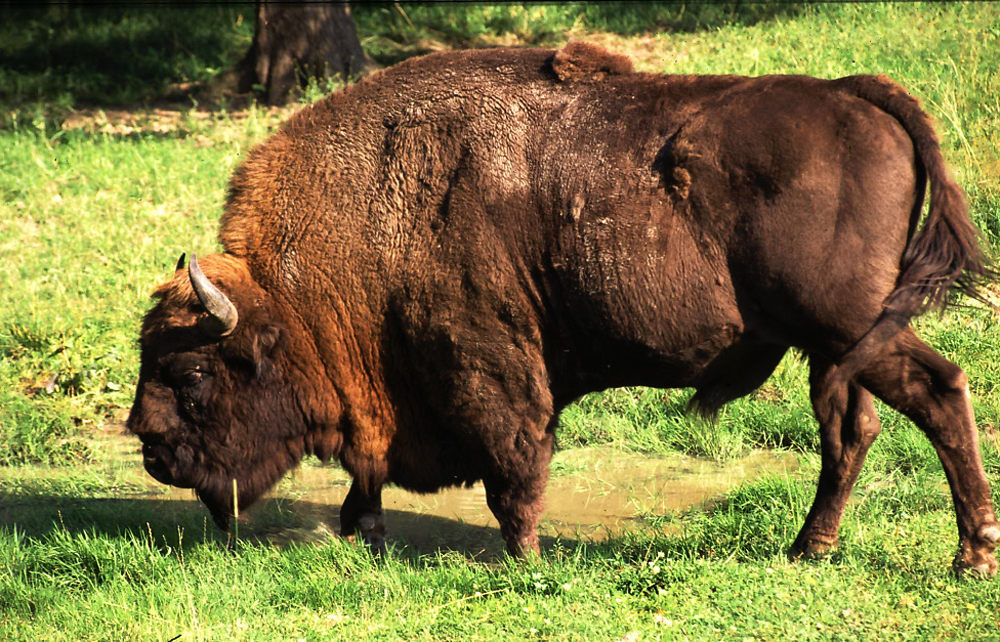
%> input picture lab02/zubr.jpg, 1000 x 642 px
$ octave s2.m   (GNU Octave 9; MATLAB toolbox functions it lacks are replaced by stand-ins)
%> lines starting %> are read from the running program, lines starting %| are printed output that depends on the picture
clear;clc;close all;

im=imread('zubr.jpg');
%> im is the input picture: size 642x1000x3 uint8; mean R, G, B 124.1, 115.2, 62.1
im=double(im)/255; % normalizacja 0-1
%> im: size 642x1000x3 double

h=2;w=3;
gim=rgb2gray(im);
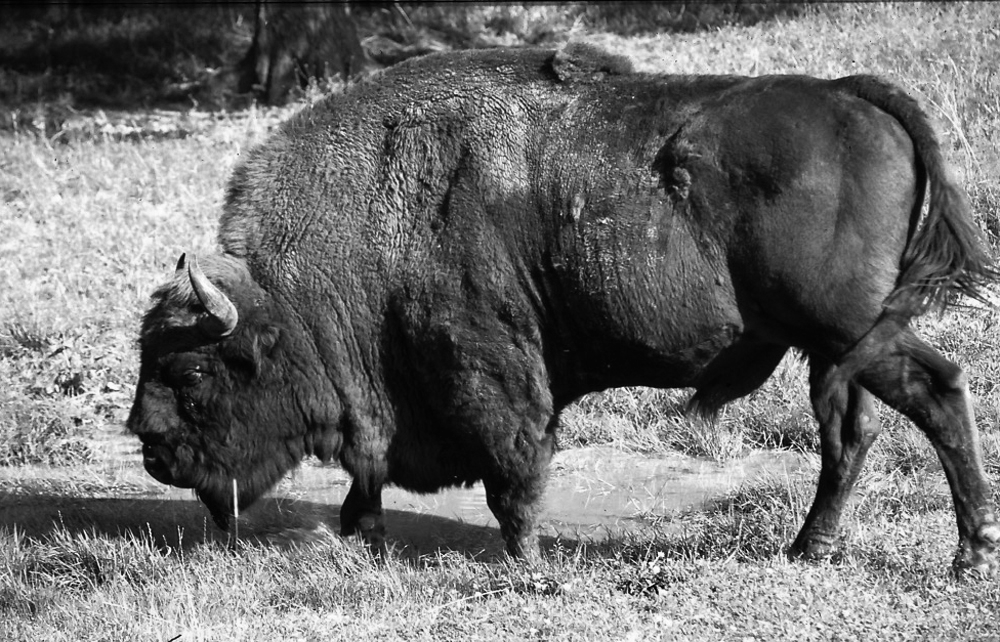
%> gim: size 642x1000 double; min 0, max 1, mean 0.438
subplot(h,w,1);
imshow(gim);
subplot(h,w,2);
imhist(gim);

% jasnosc
% dodajemy po tyle samo
b=.2;
bim=gim+b;
bim(bim>1)=1; % przycinanie koncowek
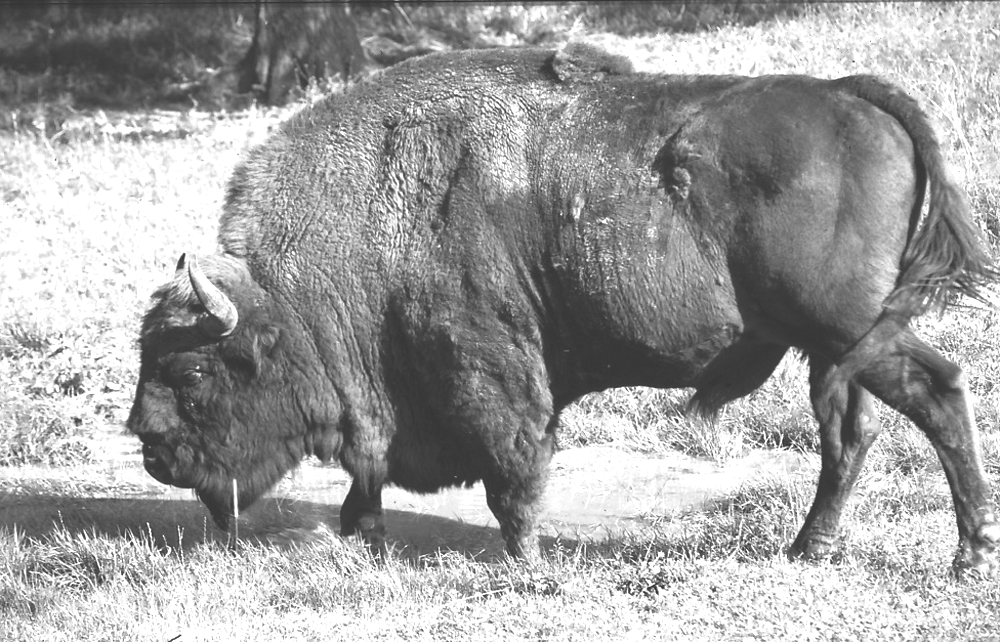
%> bim: size 642x1000 double; min 0.2, max 1, mean 0.629
bim(bim<0)=0;

subplot(h,w,4);
imshow(bim);
subplot(h,w,5);
imhist(bim);

x=0:1/255:1;
y=x+b;
y(y>1)=1;
y(y<0)=0;
subplot(h,w,6);
plot(x,y);
ylim([0,1]);

% kontrast
% mierzy roznice miedzy wartosciami
% mozna zwiekszyc np. mnozac
figure;
h=2;w=3;
subplot(h,w,1);
imshow(gim);
subplot(h,w,2);
imhist(gim);

c=2;
cim=gim*c;
cim(cim>1)=1; % przycinanie koncowek
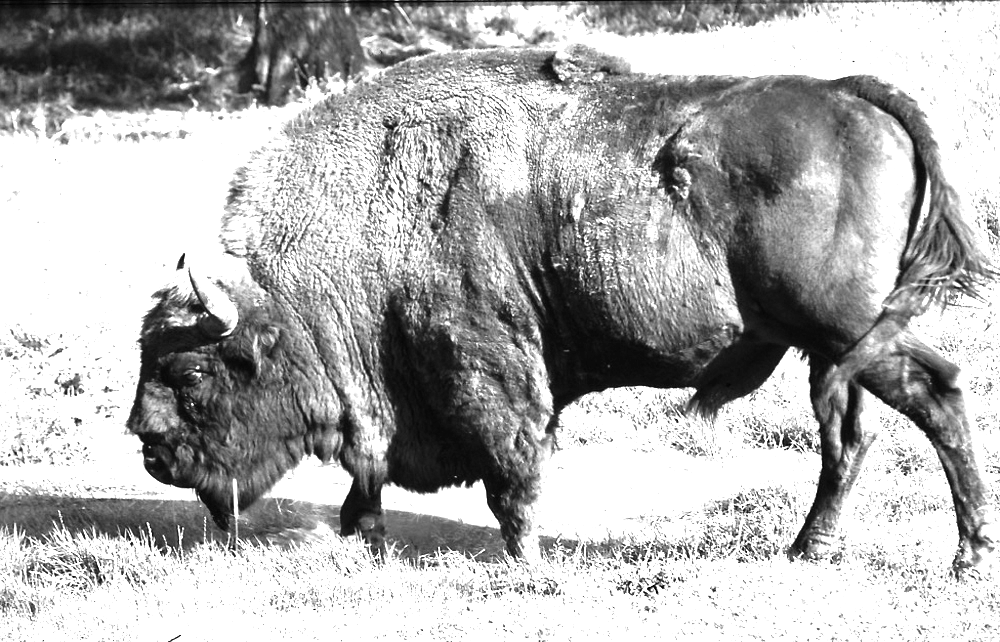
%> cim: size 642x1000 double; min 0, max 1, mean 0.691
cim(cim<0)=0;

subplot(h,w,4);
imshow(cim);
subplot(h,w,5);
imhist(cim);

x=0:1/255:1;
y=x*c;
y(y>1)=1;
y(y<0)=0;
subplot(h,w,6);
plot(x,y);
ylim([0,1]);
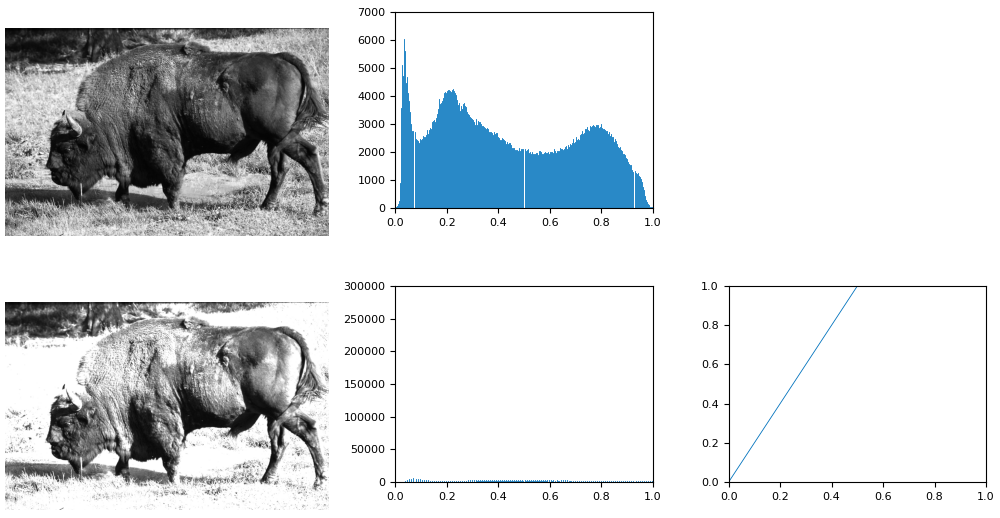
%> figure redrawn from the program's plot data, 5 panels

% gamma
% potegowanie
figure;
h=2;w=3;
subplot(h,w,1);
imshow(gim);
subplot(h,w,2);
imhist(gim);

g=.5; % g powyzej jeden rozciagamy wartosci niskie na szersze spektrum,
% interesuja nas - zwiekszamy ich kontrast, ciemne spychamy do wezszego spektrum
% ponizej - na odwrot
% g, 1/g w zaleznosci od tego co nas interesuje
gaim=gim.^g;
subplot(h,w,4);
imshow(gaim);
subplot(h,w,5);
imhist(gaim);


x=0:1/255:1;
y=x.^g;
y(y>1)=1;
y(y<0)=0;
subplot(h,w,6);
plot(x,y);
ylim([0,1]);
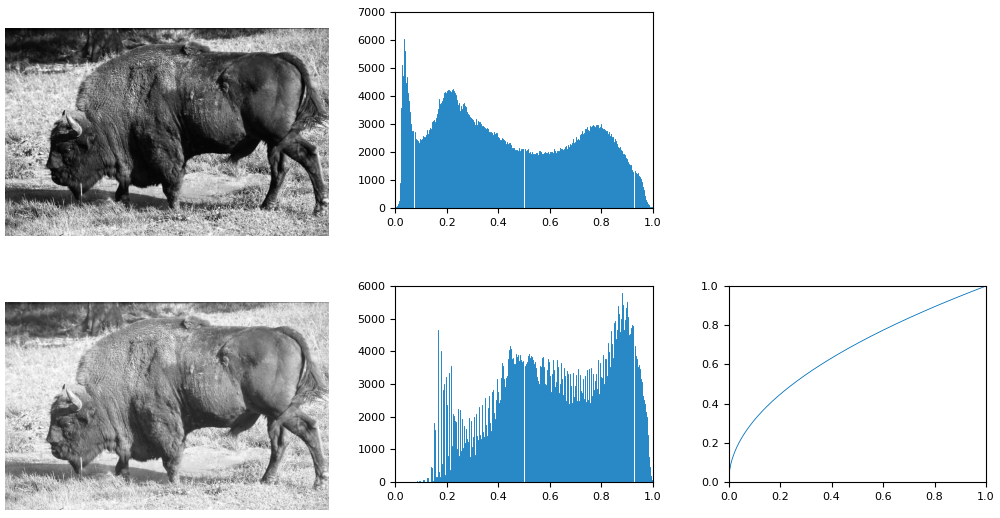
%> figure redrawn from the program's plot data, 5 panels


%======================
% b \in (-1,1)
% c \in (0,+inf) w teorii, aplikacyjnie w skali logarytmicznej log(c)
% (-10,0,10)
% g \in (0,+inf) w teorii, aplikacyjnie w skali logarytmicznej log(g)
% (-10,0,10)

% y=cx^g + b

% wyrownanie histogrmu
figure;
h=2;w=2;
subplot(h,w,1);
imshow(gim);
subplot(h,w,2);
imhist(gim);
him=histeq(gim);
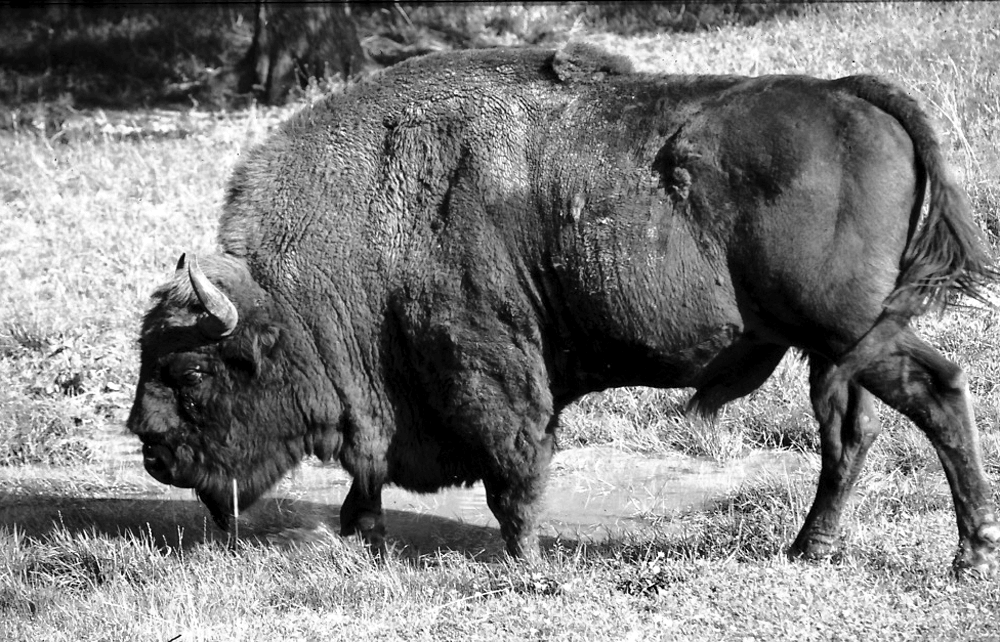
%> him: size 642x1000 double; min 0, max 1, mean 0.495
subplot(h,w,3);
imshow(him);
subplot(h,w,4);
imhist(him);
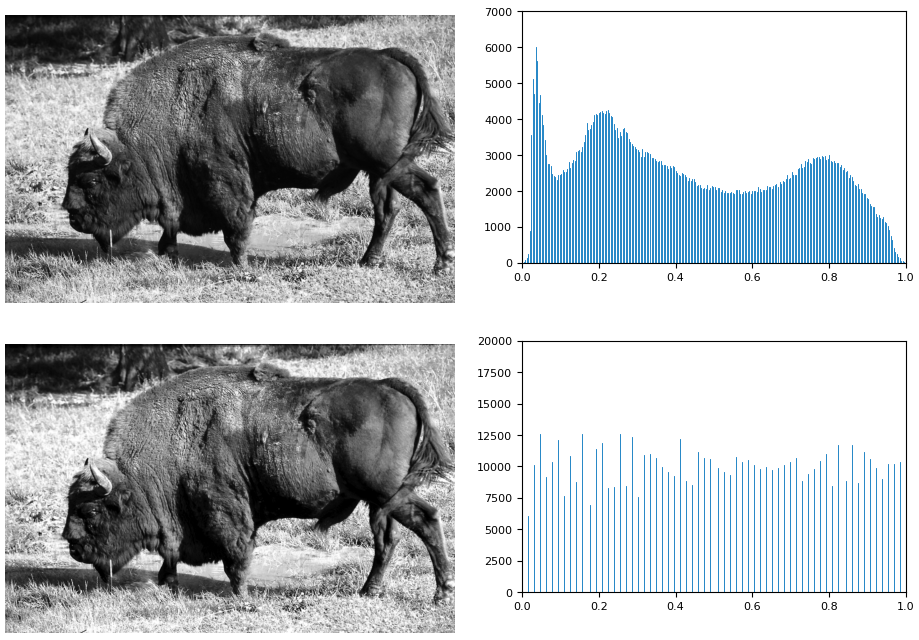
%> figure redrawn from the program's plot data, 4 panels
